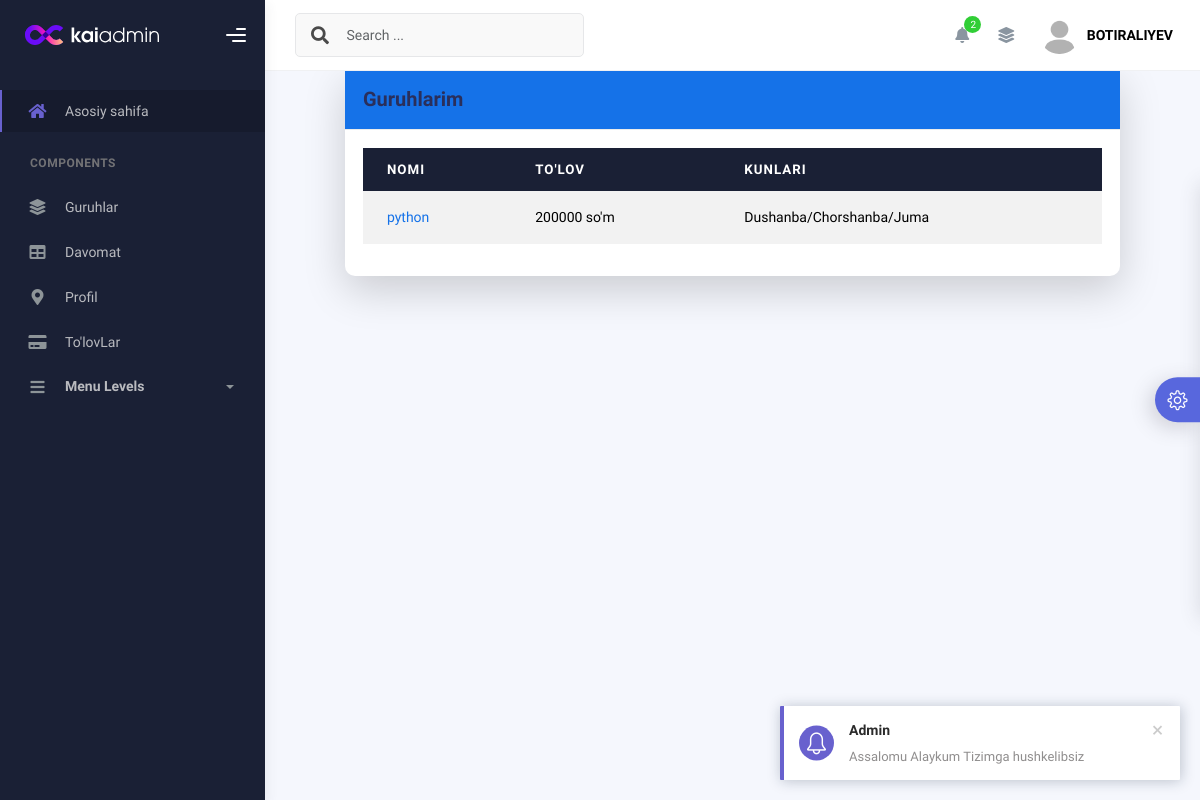
/teacher/dashboard/ (signed in), run on an earlier commit of the app's database.
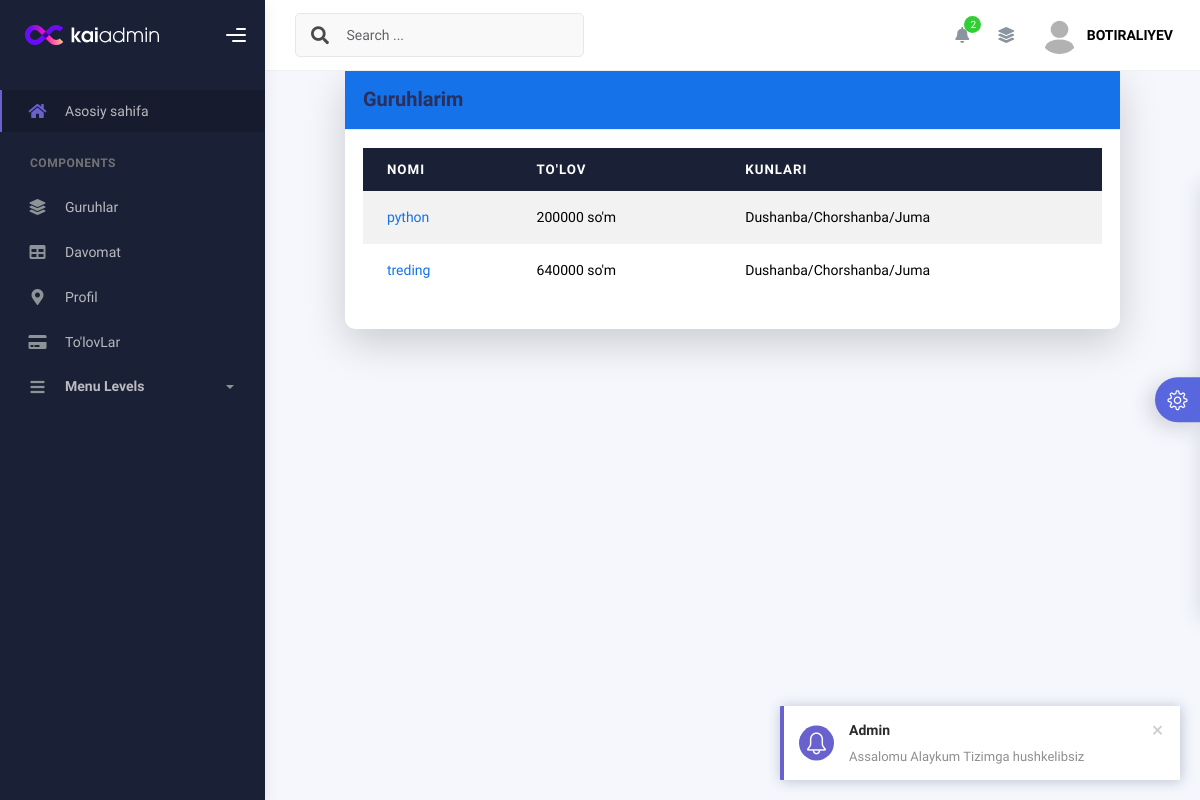
And on a later commit of the database.
### users/models.py (models this page shows, shortened)
class Group(models.Model):
    name = models.CharField(max_length=100)
    teacher = models.ForeignKey(Teacher, on_delete=models.CASCADE)
    week_days = models.CharField(
        max_length=20,
        choices=WeekDayChoices.choices,
        default=WeekDayChoices.MON_WED_FRI
    )
    monthly_payment = models.IntegerField(default=200000)
    created_at = models.DateTimeField(auto_now_add=True)
    updated_at = models.DateTimeField(auto_now=True)

### teachers/views.py (the view)
# urls.py: path('dashboard/',TeacherPanelView.as_view(),name='teacher_dashboard'),
class TeacherPanelView(LoginRequiredMixin, TemplateView):
    template_name = 'teachers/dashboard.html'
    def get_context_data(self, **kwargs):
        context = super().get_context_data(**kwargs)
        teacher = self.request.user.teacher  # Ensure this refers to the teacher model linked with the user
        groups = Group.objects.filter(teacher=teacher)  # This fetches groups where the teacher is linked
        group_data = []
        for group in groups:
            group_data.append({
                'name': group.name,
                'week_days': group.get_week_days_display(),  # To get the human-readable weekday options
                'monthly_payment': group.monthly_payment,
                'created_at': group.created_at,
                'updated_at': group.updated_at,
            })
        context['groups'] = group_data
        return context

### teachers/templates/teachers/dashboard.html
{% extends "teachers/index.html" %}
{% block content %}
<div class="container mt-10">
    <div class="row justify-content-center">
        <div class="col-md-10">
            <div class="card shadow-lg border-0">
                <div class="card-header bg-primary text-white d-flex justify-content-between align-items-center">
                    <h4 class="card-title mb-0">Guruhlarim</h4>
                </div>
                <div class="card-body">
                    <div class="table-responsive">
                        <table class="table table-striped table-hover">
                            <thead class="thead-dark">
                                <tr>
                                    <th>Nomi</th>
                                    <th>To'lov</th>
                                    <th>Kunlari</th>
                                </tr>
                            </thead>
                            <tbody>
                                {% for group in groups %}
                                <tr>
                                    <td>
                                        <a href="#" class="text-primary">{{ group.name }}</a>
                                    </td>
                                    <td>{{ group.monthly_payment }} so'm</td>
                                    <td>{{ group.week_days }}</td>
                                </tr>
                                {% empty %}
                                <tr>
                                    <td colspan="3" class="text-center text-muted">Hech qanday guruh mavjud emas.</td>
                                </tr>
                                {% endfor %}
                            </tbody>
                        </table>
                    </div>
                </div>
            </div>
        </div>
    </div>
</div>
{% endblock %}

What changed in the data, as far as the page shows it:
added Group: name "treding"
Also different on the page:
new list line: "640000 so'm Dushanba/Chorshanba/Juma"
